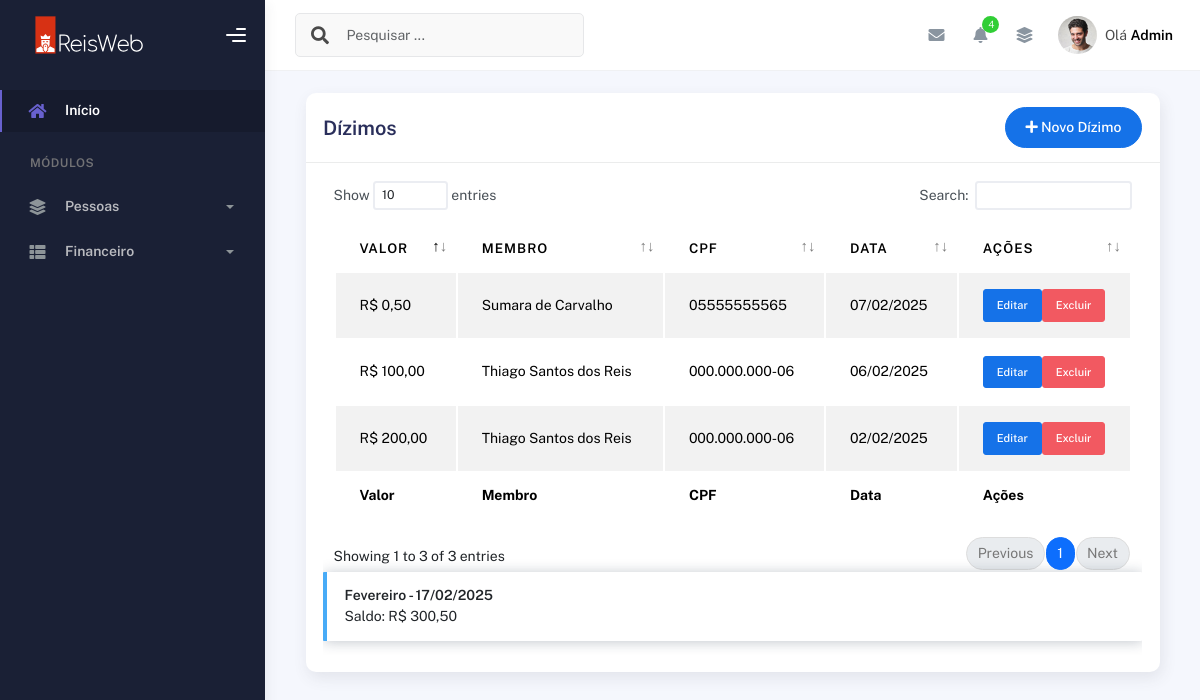
/dizimos/ (signed in), run on the app's committed database.
### plataformadizimos/models.py (models this page shows, shortened)
class Dizimos(models.Model):
    membro = models.ForeignKey(Membros, on_delete=models.CASCADE)
    valor = models.DecimalField(max_digits=10, decimal_places=2)
    data_dizimo = models.DateField(auto_now_add=True)  # Data do dízimo (preenchida automaticamente)

### plataformaigreja/models.py (models this page shows, shortened)
class Membros(models.Model):
    choices_sexo = (('F', 'Feminino'),
                    ('M', 'Masculino'))
    choices_cargo = (('A', 'Auxiliar'),
                     ('C', 'Congregado'),
                     ('Cr', 'Crianças'),
                     ('Da', 'Diaconisa'),
                     ('D', 'Diácono'),
                     ('E', 'Evangelista'),
                     ('J', 'Jovem'),
                     ('Mb', 'Membro'),
                     ('Mi', 'Missionário(a)'),
                     ('Pr', 'Pastor'),
                     ('P', 'Presbítero'))
    nome = models.CharField(max_length=50)
    sexo = models.CharField(max_length=1, choices=choices_sexo)
    cpf = models.CharField(max_length=20, blank=True, null=True)
    email = models.EmailField(blank=True, null=True)
    telefone = models.CharField(max_length=19, blank=True, null=True)
    endereco = models.CharField(max_length=100, blank=True, null=True)
    foto = models.ImageField(upload_to="img_membros", null=True, blank=True)
    data_nascimento = models.DateField(null=True, blank=True)
    data_batismo = models.DateField(null=True, blank=True)
    cargo = models.CharField(max_length=2, choices=choices_cargo)
    pastor = models.ForeignKey(
        User,
        on_delete=models.CASCADE
    )

### plataformadizimos/views.py (the view, shortened to what this page needs)
# urls.py: path('dizimos/', views.dizimos, name='dizimos'),
@login_required(login_url='/usuarios/login')
def dizimos(request):
    data_atual = datetime.now()
    mes_atual = data_atual.month
    ano_atual = data_atual.year
    dizimos = Dizimos.objects.filter(membro__pastor=request.user).order_by("-data_dizimo")
    total_dizimos = Dizimos.objects.filter(
        membro__pastor=request.user,
        data_dizimo__month=mes_atual,
        data_dizimo__year=ano_atual
    ).aggregate(Sum('valor'))['valor__sum'] or 0
    membros = Membros.objects.filter(pastor=request.user)
    return render(request, "dizimos.html", {
        "membros": membros,
        "dizimos": dizimos,
        "total_dizimos": total_dizimos,
        "data_atual": data_atual,
    })

### plataformadizimos/templates/dizimos.html (shortened to what this page needs)
{% extends "bases/base_plataformaigreja.html" %}
{% load static %}
{% block 'conteudo' %}
  <div class="container">
    <div class="page-inner">
      <div class="col-md-12">
        <div class="card">
          <div class="card-header">
            <div class="d-flex align-items-center">
              <h4 class="card-title">Dízimos</h4>
                <button
                  class="btn btn-primary btn-round ms-auto"
                  data-bs-toggle="modal"
                  data-bs-target="#addRowModal"
                >
                  <i class="fa fa-plus"></i>
                  Novo Dízimo
                </button>
            </div>
          </div>
        <div class="card-body">
                    <div class="table-responsive">
                      <table
                        id="add-row"
                        class="display table table-striped table-hover"
                      >
                        <thead>
                          <tr>
                            <th>Valor</th>
                            <th>Membro</th>
                            <th>CPF</th>
                            <th>Data</th>
                            <th style="width: 10%">Ações</th>
                          </tr>
                        </thead>
                        <tfoot>
                          <tr>
                            <th>Valor</th>
                            <th>Membro</th>
                            <th>CPF</th>
                            <th>Data</th>
                            <th>Ações</th>
                          </tr>
                        </tfoot>
                        <tbody>
                          {% for dizimo in dizimos %}
                            <tr>
                              <td>R$ {{ dizimo.valor }}</td>
                              <td>{{ dizimo.membro.nome }}</td>
                              <td>{{dizimo.membro.cpf}}</td>
                              <td>{{ dizimo.data_dizimo|date:"d/m/Y" }}</td>
                              <td>
                                <div class="form-button-action">
                                  <form action="" method="POST" style="display:inline;">
                                  <a href="{% url 'editar_dizimo' dizimo.id %}">
                                  <button
                                    type="button"
                                    title="Editar"
                                    class="btn btn-primary btn-sm editar-dizimo"
                                    data-original-title="Edit Task"
                                  >
                                    Editar
                                  </button>
                                </a>
                              </form>
                                  <form action="{% url 'excluir_dizimo' dizimo.id %}" method="POST" style="display:inline;">
                                    <button
                                      type="submit"
                                      class="btn btn-danger btn-sm"
                                      onclick="return confirm('Tem certeza que deseja excluir este dízimo?')">
                                      Excluir
                                    </button>
                                  </form>
                                </div>
                              </td>
                            </tr>
                          {% endfor %}
                        </tbody>
                      </table>
                      <div class="alert alert-info">
                        <strong>{{ data_atual|date:"F" }} - {{ data_atual|date:"d/m/Y" }}</strong>
                        <br/>Saldo: R$ {{ total_dizimos|floatformat:2 }}
                      </div>
                    </div>
                  </div>
                </div>
              </div>
            </div>
          </div>
        </div>
      </div>
    </div>
{% endblock %}

### data on the page
Dizimos: valor "0,50", membro.nome "Sumara de Carvalho", membro.cpf "05555555565", data_dizimo "07/02/2025"
Dizimos: valor "100,00", membro.nome "Thiago Santos dos Reis", membro.cpf "000.000.000-06", data_dizimo "06/02/2025"
Dizimos: valor "200,00", membro.nome "Thiago Santos dos Reis", membro.cpf "000.000.000-06", data_dizimo "02/02/2025"

### other printed values
{{ total_dizimos|floatformat:2 }} "300,50"
